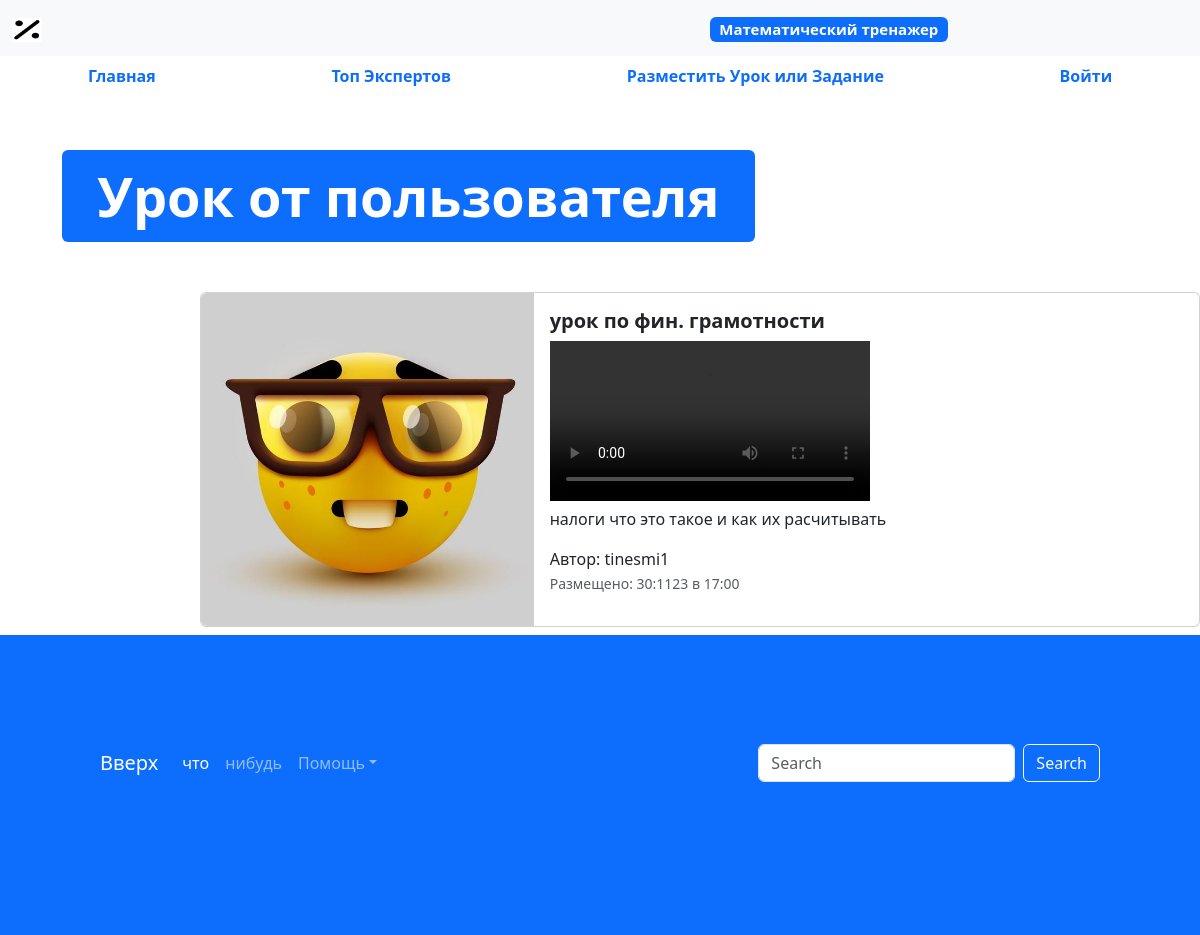
Screenshot of /advertisement/15 with the database file from the repository.
### app_advertisements/models.py (models this page shows, shortened)
class Advertisement(models.Model):
    title = models.CharField(verbose_name="Заголовок", max_length=128)
    description = models.TextField(verbose_name="Описание")
    created_at = models.DateTimeField(auto_now_add=True)
    update_at = models.DateTimeField(auto_now=True)
    user = models.ForeignKey(to=User, verbose_name="Пользователь", on_delete=models.CASCADE)
    image = models.ImageField(verbose_name="Обложка", upload_to="advertisements/", blank=True, null=True)
    video = models.FileField(verbose_name="Видео", upload_to="advertisements/", blank=True, null=True)
    class Meta:
        db_table = 'advertisements'
    @admin.display(description="дата создания")
    def created_date(self):
        if self.created_at.date() == timezone.now().date():
            created_time = self.created_at.time().strftime("%H:%M")
            return format_html("<span style = 'color:blue;'>Сегодня в {} </span>",created_time)
        else:
            return self.created_at.strftime("%d:%m%y в %H:%M")

### app_advertisements/views.py (the view)
# urls.py: path("advertisement/<int:pk>", advertisement_detail, name="adv-detail"),
def advertisement_detail(request, pk):
    advertisement = Advertisement.objects.get(id=pk)
    context = {"advertisement": advertisement}
    return render(request, "app_advertisement/advertisement.html", context=context)

### templates/app_advertisement/advertisement.html (shortened to what this page needs)
{% extends 'base.html' %}
{% load static %}
{% block content%}
  <ul class="nav nav-pills sticky-top bg-white nav-fill">
    <li class="nav-item">
      <a class="nav-link" href="{% url 'main' %}">
        <span style="font-weight: bold;">Главная</span>
      </a>
    </li>
    <li class="nav-item">
      <a class="nav-link" href="{% url 'top-sellers' %}">
        <span style="font-weight: bold;">Топ Экспертов</span>
      </a>
    </li>
    <li class="nav-item">
      <a class="nav-link" href="{% url 'advertisement-post'%}">
        <span style="font-weight: bold;">Разместить Урок или Задание</span>
      </a>
    </li>
    {%  if user.is_authenticated  %}
    <li class="nav-item">
      <a class="nav-link" href="{% url 'profile'%}">
        <span style="font-weight: bold;">Профиль</span>
      </a>
    </li>
    <li class="nav-item">
      <a class="nav-link" href="{%  url 'logout'  %}">
        <span style="font-weight: bold;">Выйти</span>
      </a>
    </li>
    {% else %}
    <li class="nav-item">
      <a class="nav-link" href="{% url 'login'%}">
        <span style="font-weight: bold;">Войти</span>
      </a>
    </li>
    {%  endif  %}
  </ul>
  <div class="container" style="margin: 50px;">
    <div class="display-2">
      <span class="badge bg-primary">Урок от пользователя {{  ad.user  }}</span>
    </div>
  </div>
  <div class="col offset-2">
    <div class="card mb-2" style="max-width: 1200px; margin-top: 20px;">
      <div class="row g-0">
        <div class="col-md-4">
          <a href="#" class="nav-link">
            <img src="{%  if advertisement.image  %}{{  advertisement.image.url }} {% else %} {% static 'img/book.png' %} {%  endif  %}" class="img-fluid rounded-start" alt="Card title" >
          </a>
        </div>
        <div class="col">
          <div class="card-body">
            <h5 class="card-title">
              <a href="#" class="nav-link"><strong>{{ advertisement.title }}</strong></a>
            </h5>
            <div class="col">
              <video width="320" controls>
                <source src="{%  if advertisement.video  %}{{  advertisement.video.url }}{%  endif  %}" type="video/mp4">
              </video>
            </div>
            <p class="card-text">{{ advertisement.description }}</p>
            <span>Автор: {{ advertisement.user }}</span>
            <p class="card-text"><small class="text-muted">Размещено: {{ advertisement.created_date }}</small></p>
          </div>
        </div>
      </div>
    </div>
  </div>
  <footer style="padding: 100px; min-height: 300px;" class="bg-primary">
    <nav class="navbar navbar-expand-sm navbar-dark">
      <a class="navbar-brand" href="#">Вверх</a>
      <div class="collapse navbar-collapse" id="collapsibleNavId">
        <ul class="navbar-nav me-auto mt-2 mt-lg-0">
          <li class="nav-item">
            <a class="nav-link active" href="#" aria-current="page">что</a>
          </li>
          <li class="nav-item">
            <a class="nav-link" href="#"> нибудь</a>
          </li>
          <li class="nav-item dropdown">
            <a class="nav-link dropdown-toggle" href="#" id="dropdownId" data-bs-toggle="dropdown" aria-haspopup="true"
              aria-expanded="false">Помощь</a>
          </li>
        </ul>
        <form class="d-flex my-2 my-lg-0">
          <input class="form-control me-sm-2" type="text" placeholder="Search">
          <button class="btn btn-outline-light my-2 my-sm-0" type="submit">Search</button>
        </form>
      </div>
    </nav>
  </footer>
{% endblock %}

### rows the page displays
Advertisement: image (picture), title "урок по фин. грамотности", description "налоги что это такое и как их расчитывать", user "tinesmi1", created_date "30:1123 в 17:00"
